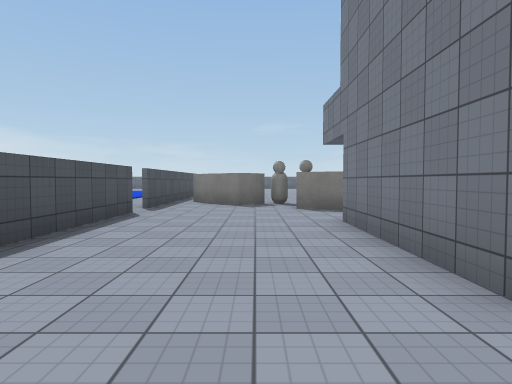
[1] (above)

16 first-person views from a walk through a Unity game level. The camera is 1.4 m above the floor, tilts 2° down and sees 75° across. The floor is counted in squares, 2 m on a side. Each view is taken from the middle of a square. On the plan, view 1 faces up. The plan holds only what a view shows up to about 10 squares ahead; the rest is blank. The place goes on beyond the plan. The player is left out. Some surface patterns are stand-ins.

[2]
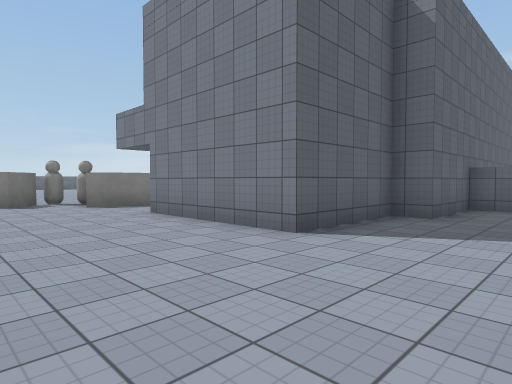

[3]
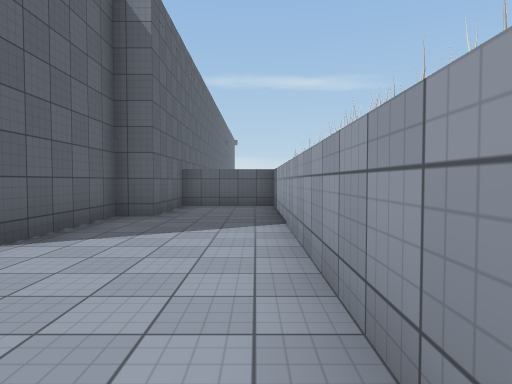

[4]
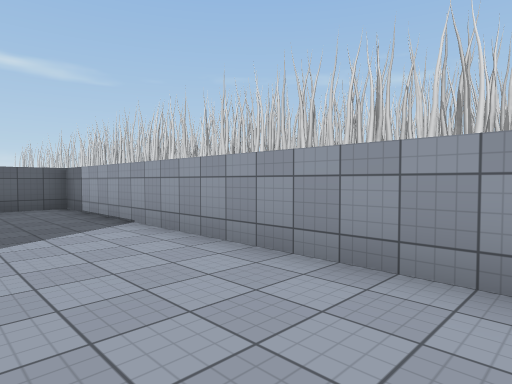

[5]
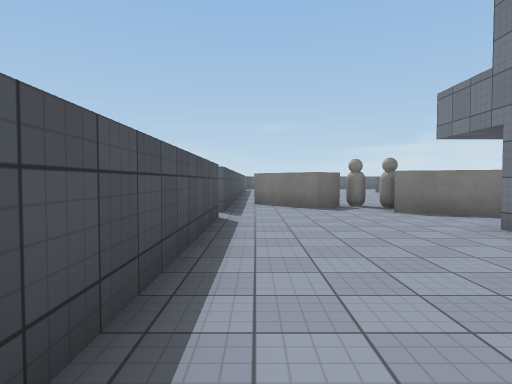

[6]
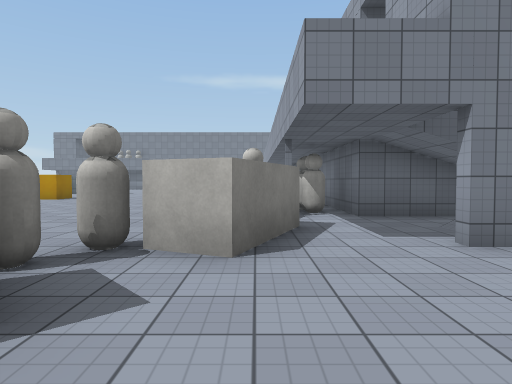

[7]
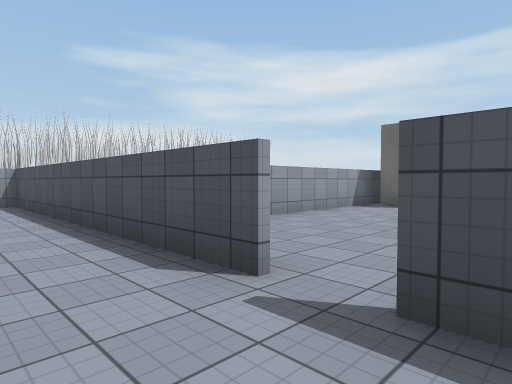

[8]
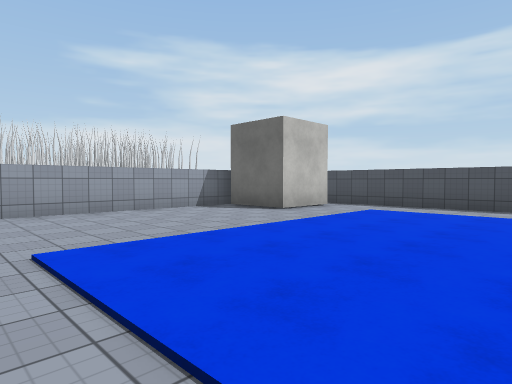

[9]
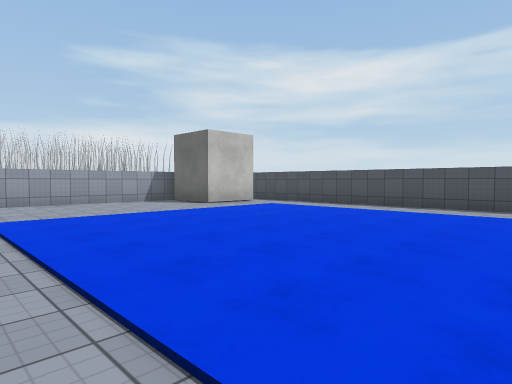

[10]
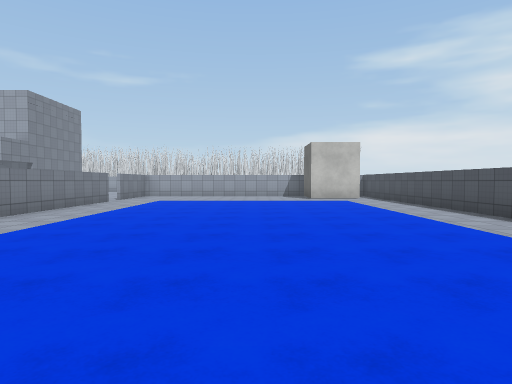

[11]
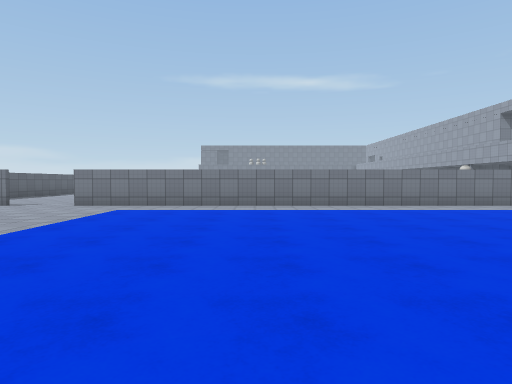

[12]
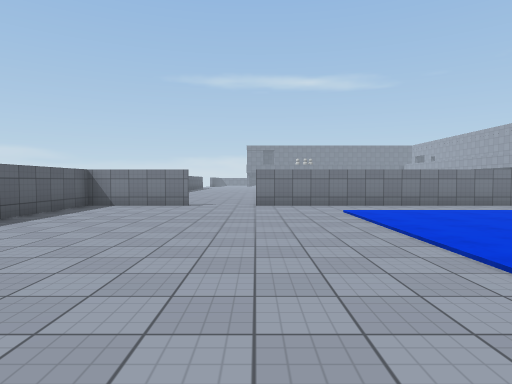

[13]
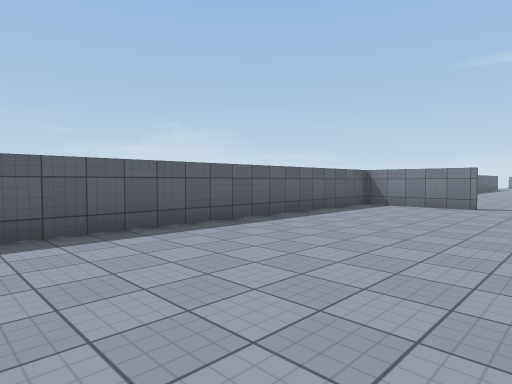

[14]
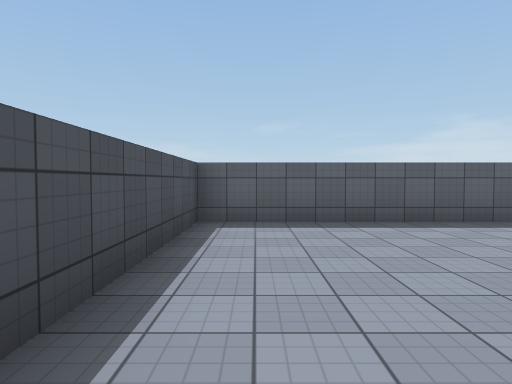

[15]
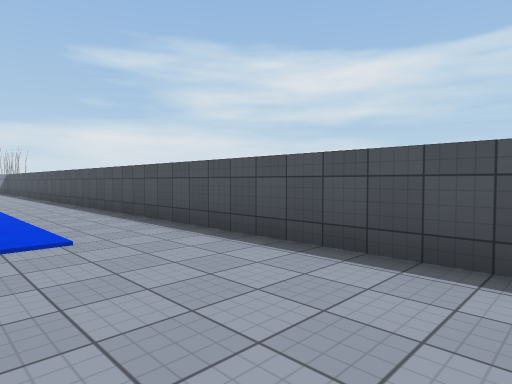

[16]
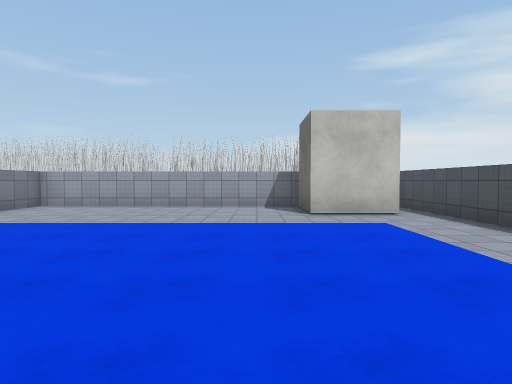

### Floor plan
Ten units are one square. View 1 is at (0, 0); x grows to the right and y downward. Boxes are objects, and circles mark ways between rooms. Rooms are numbered by the first view taken in them; rooms with no view inside come last. Other rooms are left out.
<svg viewBox="-135 -281 211 301">
<path fill="none" stroke="#000" d="M45 -40 45 -60M32 -73 10 -82 14 -92M-27 -74 -27 15 71 15 71 -10 45 -10 45 -17 15 -17 15 -58M3 -100 -5 -93 -20 -109M-27 -110 -27 -82M-28 -100 -28 -230M-122 -67 -102 -67 -102 -48M-28 -248 -28 -276 -130 -276 -130 -48M-106 -44 -28 -44 -28 -60"/>
<circle cx="-30" cy="-80" r="3" fill="#2a7"/>
<text x="10" y="-30">1</text>
<text x="-80" y="-160">2</text>
</svg>
Room 1 opens to room 2.

Where each view was taken, in squares from view 1:
view 1: 0 up, 0 right, facing up
view 2: 1 down, 2 left, facing up-right
view 3: 1 down, 2 left, facing right
view 4: 1 up, 2 left, facing down-right
view 5: 1 up, 2 left, facing up
view 6: 8 up, 2 left, facing right
view 7: 9 up, 1 left, facing down-left
view 8: 12 up, 4 left, facing down-left
view 9: 15 up, 4 left, facing down-left
view 10: 20 up, 8 left, facing down
view 11: 18 up, 12 left, facing right
view 12: 23 up, 12 left, facing right
view 13: 23 up, 12 left, facing up-right
view 14: 22 up, 12 left, facing up
view 15: 25 up, 10 left, facing down-left
view 16: 14 up, 9 left, facing down
